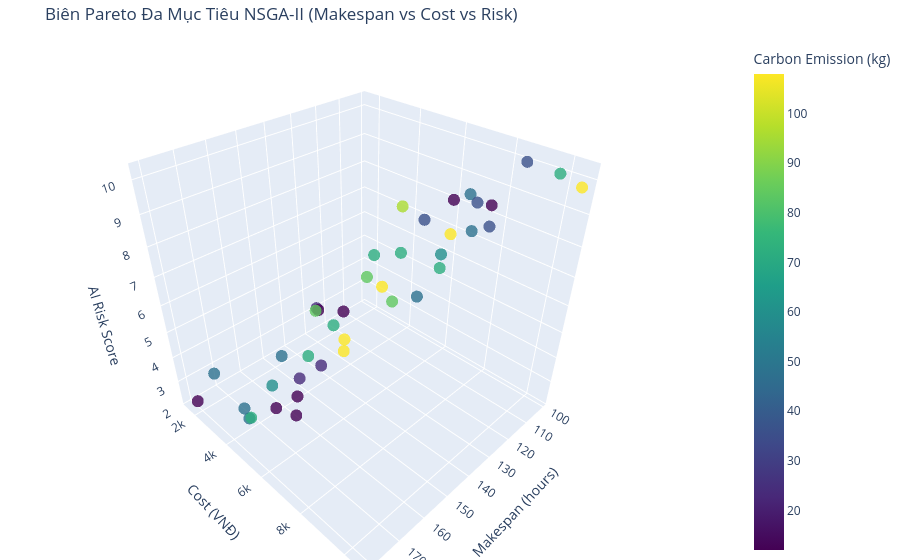

Notebook source saved alongside this figure:
### Markdown cell above
---  
## SECTION 9: BIÊN PARETO TỐI ƯU (PARETO OPTIMIZATION - NSGA-II)

### Mô tả & Ý nghĩa
NSGA-II tìm kiếm tập hợp các giải pháp Pareto tối ưu thỏa mãn đồng thời 4 mục tiêu của dự án: Thời lượng (Time), Chi phí (Cost), Rủi ro AI (Risk) và Tác động Môi trường (Carbon).  
Sử dụng Plotly để vẽ biểu đồ 3D tương tác xoay đa chiều.

### Code cell
# Sinh dữ liệu Pareto Front mẫu của NSGA-II
np.random.seed(42)
num_solutions = 40
# Đánh đổi: Makespan giảm thì Cost tăng, Risk tăng
makespans = np.linspace(100, 180, num_solutions) + np.random.normal(0, 2, num_solutions)
costs = 500000 / (makespans - 50) + np.random.normal(0, 1000, num_solutions)
risks = 20 - (makespans / 10) + np.random.normal(0, 0.5, num_solutions)
carbon_emissions = resource_demands[:num_solutions] * 12.0

# Vẽ 3D Pareto Front bằng Plotly
fig_pareto = go.Figure(data=[go.Scatter3d(
    x=makespans,
    y=costs,
    z=risks,
    mode='markers',
    marker=dict(
        size=7,
        color=carbon_emissions,
        colorscale='Viridis',
        opacity=0.8,
        colorbar=dict(title="Carbon Emission (kg)")
    )
)])

fig_pareto.update_layout(
    title="Biên Pareto Đa Mục Tiêu NSGA-II (Makespan vs Cost vs Risk)",
    scene = dict(
        xaxis_title='Makespan (hours)',
        yaxis_title='Cost (VNĐ)',
        zaxis_title='AI Risk Score'
    ),
    margin=dict(l=0, r=0, b=0, t=40)
)
fig_pareto.show()

### Figure 1 — Plotly figure (JSON) as saved in the notebook; plotly's stock layout.template omitted (floating-point values rounded to 4 significant figures)
{"data": [{"marker": {"color": [108.0, 72.0, 36.0, 12.0, 48.0, 36.0, 12.0, 36.0, 48.0, 96.0, 108.0, 36.0, 72.0, 60.0, 72.0, 48.0, 72.0, 84.0, 108.0, 84.0, 72.0, 12.0, 24.0, 12.0, 108.0, 108.0, 84.0, 24.0, 72.0, 48.0, 12.0, 12.0, 60.0, 24.0, 48.0, 12.0, 48.0, 72.0, 48.0, 12.0], "colorbar": {"title": {"text": "Carbon Emission (kg)"}}, "colorscale": [[0, "#440154"], [0.1111, "#482878"], [0.2222, "#3e4989"], [0.3333, "#31688e"], [0.4444, "#26828e"], [0.5556, "#1f9e89"], [0.6667, "#35b779"], [0.7778, "#6ece58"], [0.8889, "#b5de2b"], [1, "#fde725"]], "opacity": 0.8, "size": 7}, "mode": "markers", "type": "scatter3d", "x": [101.0, 101.8, 105.4, 109.2, 107.7, 109.8, 115.5, 115.9, 115.5, 119.5, 119.6, 121.6, 125.1, 122.8, 125.3, 129.6, 130.8, 135.5, 135.1, 136.1, 144.0, 142.6, 145.3, 144.3, 148.1, 151.5, 151.0, 156.1, 156.2, 158.9, 160.3, 167.3, 165.6, 165.6, 171.4, 169.4, 174.3, 172.0, 175.3, 180.4], "y": [10540.0, 9829.0, 8910.0, 8145.0, 7181.0, 7643.0, 7177.0, 8645.0, 7981.0, 5426.0, 7509.0, 6595.0, 5981.0, 7476.0, 7674.0, 7209.0, 5349.0, 5539.0, 6206.0, 6779.0, 4842.0, 5212.0, 4142.0, 4104.0, 5907.0, 6282.0, 4877.0, 5714.0, 5068.0, 3946.0, 4893.0, 5801.0, 4289.0, 5891.0, 1499.0, 5011.0, 4111.0, 3800.0, 4082.0, 1847.0], "z": [9.791, 10.0, 10.2, 8.821, 8.822, 8.77, 8.911, 8.575, 8.188, 8.302, 8.09, 8.321, 7.139, 7.552, 7.277, 6.304, 7.069, 6.58, 6.492, 6.268, 4.897, 5.527, 5.302, 5.166, 5.105, 5.052, 5.84, 4.474, 4.505, 4.072, 3.007, 3.257, 3.469, 4.674, 2.765, 3.215, 2.556, 2.218, 3.042, 2.337]}], "layout": {"margin": {"b": 0, "l": 0, "r": 0, "t": 40}, "scene": {"xaxis": {"title": {"text": "Makespan (hours)"}}, "yaxis": {"title": {"text": "Cost (VNĐ)"}}, "zaxis": {"title": {"text": "AI Risk Score"}}}, "title": {"text": "Biên Pareto Đa Mục Tiêu NSGA-II (Makespan vs Cost vs Risk)"}}}
